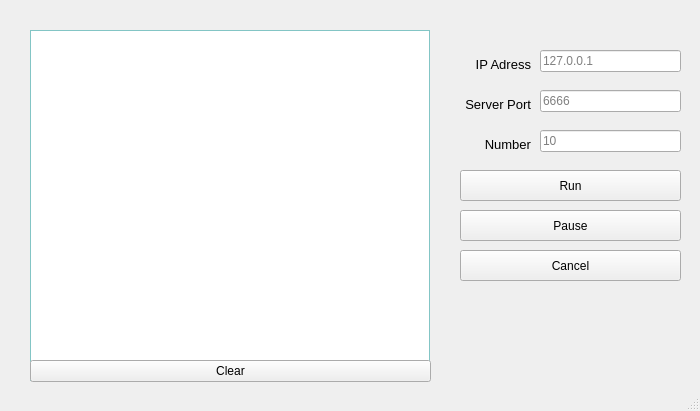
<?xml version="1.0" encoding="UTF-8"?>
<ui version="4.0">
 <class>MainWindow</class>
 <widget class="QMainWindow" name="MainWindow">
  <property name="geometry">
   <rect>
    <x>0</x>
    <y>0</y>
    <width>700</width>
    <height>411</height>
   </rect>
  </property>
  <property name="cursor">
   <cursorShape>ArrowCursor</cursorShape>
  </property>
  <property name="windowTitle">
   <string>MainWindow</string>
  </property>
  <widget class="QWidget" name="centralwidget">
   <widget class="QTextBrowser" name="textBrowser">
    <property name="geometry">
     <rect>
      <x>30</x>
      <y>30</y>
      <width>400</width>
      <height>351</height>
     </rect>
    </property>
    <property name="palette">
     <palette>
      <active>
       <colorrole role="WindowText">
        <brush brushstyle="SolidPattern">
         <color alpha="255">
          <red>0</red>
          <green>0</green>
          <blue>0</blue>
         </color>
        </brush>
       </colorrole>
       <colorrole role="Button">
        <brush brushstyle="SolidPattern">
         <color alpha="255">
          <red>170</red>
          <green>255</green>
          <blue>255</blue>
         </color>
        </brush>
       </colorrole>
       <colorrole role="Light">
        <brush brushstyle="SolidPattern">
         <color alpha="255">
          <red>255</red>
          <green>255</green>
          <blue>255</blue>
         </color>
        </brush>
       </colorrole>
       <colorrole role="Midlight">
        <brush brushstyle="SolidPattern">
         <color alpha="255">
          <red>212</red>
          <green>255</green>
          <blue>255</blue>
         </color>
        </brush>
       </colorrole>
       <colorrole role="Dark">
        <brush brushstyle="SolidPattern">
         <color alpha="255">
          <red>85</red>
          <green>127</green>
          <blue>127</blue>
         </color>
        </brush>
       </colorrole>
       <colorrole role="Mid">
        <brush brushstyle="SolidPattern">
         <color alpha="255">
          <red>113</red>
          <green>170</green>
          <blue>170</blue>
         </color>
        </brush>
       </colorrole>
       <colorrole role="Text">
        <brush brushstyle="SolidPattern">
         <color alpha="255">
          <red>0</red>
          <green>0</green>
          <blue>0</blue>
         </color>
        </brush>
       </colorrole>
       <colorrole role="BrightText">
        <brush brushstyle="SolidPattern">
         <color alpha="255">
          <red>255</red>
          <green>255</green>
          <blue>255</blue>
         </color>
        </brush>
       </colorrole>
       <colorrole role="ButtonText">
        <brush brushstyle="SolidPattern">
         <color alpha="255">
          <red>0</red>
          <green>0</green>
          <blue>0</blue>
         </color>
        </brush>
       </colorrole>
       <colorrole role="Base">
        <brush brushstyle="SolidPattern">
         <color alpha="255">
          <red>255</red>
          <green>255</green>
          <blue>255</blue>
         </color>
        </brush>
       </colorrole>
       <colorrole role="Window">
        <brush brushstyle="SolidPattern">
         <color alpha="255">
          <red>170</red>
          <green>255</green>
          <blue>255</blue>
         </color>
        </brush>
       </colorrole>
       <colorrole role="Shadow">
        <brush brushstyle="SolidPattern">
         <color alpha="255">
          <red>0</red>
          <green>0</green>
          <blue>0</blue>
         </color>
        </brush>
       </colorrole>
       <colorrole role="AlternateBase">
        <brush brushstyle="SolidPattern">
         <color alpha="255">
          <red>212</red>
          <green>255</green>
          <blue>255</blue>
         </color>
        </brush>
       </colorrole>
       <colorrole role="ToolTipBase">
        <brush brushstyle="SolidPattern">
         <color alpha="255">
          <red>255</red>
          <green>255</green>
          <blue>220</blue>
         </color>
        </brush>
       </colorrole>
       <colorrole role="ToolTipText">
        <brush brushstyle="SolidPattern">
         <color alpha="255">
          <red>0</red>
          <green>0</green>
          <blue>0</blue>
         </color>
        </brush>
       </colorrole>
      </active>
      <inactive>
       <colorrole role="WindowText">
        <brush brushstyle="SolidPattern">
         <color alpha="255">
          <red>0</red>
          <green>0</green>
          <blue>0</blue>
         </color>
        </brush>
       </colorrole>
       <colorrole role="Button">
        <brush brushstyle="SolidPattern">
         <color alpha="255">
          <red>170</red>
          <green>255</green>
          <blue>255</blue>
         </color>
        </brush>
       </colorrole>
       <colorrole role="Light">
        <brush brushstyle="SolidPattern">
         <color alpha="255">
          <red>255</red>
          <green>255</green>
          <blue>255</blue>
         </color>
        </brush>
       </colorrole>
       <colorrole role="Midlight">
        <brush brushstyle="SolidPattern">
         <color alpha="255">
          <red>212</red>
          <green>255</green>
          <blue>255</blue>
         </color>
        </brush>
       </colorrole>
       <colorrole role="Dark">
        <brush brushstyle="SolidPattern">
         <color alpha="255">
          <red>85</red>
          <green>127</green>
          <blue>127</blue>
         </color>
        </brush>
       </colorrole>
       <colorrole role="Mid">
        <brush brushstyle="SolidPattern">
         <color alpha="255">
          <red>113</red>
          <green>170</green>
          <blue>170</blue>
         </color>
        </brush>
       </colorrole>
       <colorrole role="Text">
        <brush brushstyle="SolidPattern">
         <color alpha="255">
          <red>0</red>
          <green>0</green>
          <blue>0</blue>
         </color>
        </brush>
       </colorrole>
       <colorrole role="BrightText">
        <brush brushstyle="SolidPattern">
         <color alpha="255">
          <red>255</red>
          <green>255</green>
          <blue>255</blue>
         </color>
        </brush>
       </colorrole>
       <colorrole role="ButtonText">
        <brush brushstyle="SolidPattern">
         <color alpha="255">
          <red>0</red>
          <green>0</green>
          <blue>0</blue>
         </color>
        </brush>
       </colorrole>
       <colorrole role="Base">
        <brush brushstyle="SolidPattern">
         <color alpha="255">
          <red>255</red>
          <green>255</green>
          <blue>255</blue>
         </color>
        </brush>
       </colorrole>
       <colorrole role="Window">
        <brush brushstyle="SolidPattern">
         <color alpha="255">
          <red>170</red>
          <green>255</green>
          <blue>255</blue>
         </color>
        </brush>
       </colorrole>
       <colorrole role="Shadow">
        <brush brushstyle="SolidPattern">
         <color alpha="255">
          <red>0</red>
          <green>0</green>
          <blue>0</blue>
         </color>
        </brush>
       </colorrole>
       <colorrole role="AlternateBase">
        <brush brushstyle="SolidPattern">
         <color alpha="255">
          <red>212</red>
          <green>255</green>
          <blue>255</blue>
         </color>
        </brush>
       </colorrole>
       <colorrole role="ToolTipBase">
        <brush brushstyle="SolidPattern">
         <color alpha="255">
          <red>255</red>
          <green>255</green>
          <blue>220</blue>
         </color>
        </brush>
       </colorrole>
       <colorrole role="ToolTipText">
        <brush brushstyle="SolidPattern">
         <color alpha="255">
          <red>0</red>
          <green>0</green>
          <blue>0</blue>
         </color>
        </brush>
       </colorrole>
      </inactive>
      <disabled>
       <colorrole role="WindowText">
        <brush brushstyle="SolidPattern">
         <color alpha="255">
          <red>85</red>
          <green>127</green>
          <blue>127</blue>
         </color>
        </brush>
       </colorrole>
       <colorrole role="Button">
        <brush brushstyle="SolidPattern">
         <color alpha="255">
          <red>170</red>
          <green>255</green>
          <blue>255</blue>
         </color>
        </brush>
       </colorrole>
       <colorrole role="Light">
        <brush brushstyle="SolidPattern">
         <color alpha="255">
          <red>255</red>
          <green>255</green>
          <blue>255</blue>
         </color>
        </brush>
       </colorrole>
       <colorrole role="Midlight">
        <brush brushstyle="SolidPattern">
         <color alpha="255">
          <red>212</red>
          <green>255</green>
          <blue>255</blue>
         </color>
        </brush>
       </colorrole>
       <colorrole role="Dark">
        <brush brushstyle="SolidPattern">
         <color alpha="255">
          <red>85</red>
          <green>127</green>
          <blue>127</blue>
         </color>
        </brush>
       </colorrole>
       <colorrole role="Mid">
        <brush brushstyle="SolidPattern">
         <color alpha="255">
          <red>113</red>
          <green>170</green>
          <blue>170</blue>
         </color>
        </brush>
       </colorrole>
       <colorrole role="Text">
        <brush brushstyle="SolidPattern">
         <color alpha="255">
          <red>85</red>
          <green>127</green>
          <blue>127</blue>
         </color>
        </brush>
       </colorrole>
       <colorrole role="BrightText">
        <brush brushstyle="SolidPattern">
         <color alpha="255">
          <red>255</red>
          <green>255</green>
          <blue>255</blue>
         </color>
        </brush>
       </colorrole>
       <colorrole role="ButtonText">
        <brush brushstyle="SolidPattern">
         <color alpha="255">
          <red>85</red>
          <green>127</green>
          <blue>127</blue>
         </color>
        </brush>
       </colorrole>
       <colorrole role="Base">
        <brush brushstyle="SolidPattern">
         <color alpha="255">
          <red>170</red>
          <green>255</green>
          <blue>255</blue>
         </color>
        </brush>
       </colorrole>
       <colorrole role="Window">
        <brush brushstyle="SolidPattern">
         <color alpha="255">
          <red>170</red>
          <green>255</green>
          <blue>255</blue>
         </color>
        </brush>
       </colorrole>
       <colorrole role="Shadow">
        <brush brushstyle="SolidPattern">
         <color alpha="255">
          <red>0</red>
          <green>0</green>
          <blue>0</blue>
         </color>
        </brush>
       </colorrole>
       <colorrole role="AlternateBase">
        <brush brushstyle="SolidPattern">
         <color alpha="255">
          <red>170</red>
          <green>255</green>
          <blue>255</blue>
         </color>
        </brush>
       </colorrole>
       <colorrole role="ToolTipBase">
        <brush brushstyle="SolidPattern">
         <color alpha="255">
          <red>255</red>
          <green>255</green>
          <blue>220</blue>
         </color>
        </brush>
       </colorrole>
       <colorrole role="ToolTipText">
        <brush brushstyle="SolidPattern">
         <color alpha="255">
          <red>0</red>
          <green>0</green>
          <blue>0</blue>
         </color>
        </brush>
       </colorrole>
      </disabled>
     </palette>
    </property>
    <property name="frameShadow">
     <enum>QFrame::Sunken</enum>
    </property>
   </widget>
   <widget class="QPushButton" name="btn_Run">
    <property name="geometry">
     <rect>
      <x>460</x>
      <y>170</y>
      <width>221</width>
      <height>31</height>
     </rect>
    </property>
    <property name="text">
     <string>Run</string>
    </property>
    <property name="flat">
     <bool>false</bool>
    </property>
   </widget>
   <widget class="QLineEdit" name="lineEdit_IP_Address">
    <property name="geometry">
     <rect>
      <x>540</x>
      <y>50</y>
      <width>141</width>
      <height>22</height>
     </rect>
    </property>
    <property name="placeholderText">
     <string>127.0.0.1</string>
    </property>
   </widget>
   <widget class="QLabel" name="label_IP_Address">
    <property name="geometry">
     <rect>
      <x>430</x>
      <y>50</y>
      <width>101</width>
      <height>22</height>
     </rect>
    </property>
    <property name="font">
     <font>
      <family>Arial</family>
      <pointsize>10</pointsize>
      <weight>50</weight>
      <bold>false</bold>
     </font>
    </property>
    <property name="text">
     <string>IP Adress</string>
    </property>
    <property name="alignment">
     <set>Qt::AlignBottom|Qt::AlignRight|Qt::AlignTrailing</set>
    </property>
   </widget>
   <widget class="QLabel" name="label_Number">
    <property name="geometry">
     <rect>
      <x>430</x>
      <y>130</y>
      <width>101</width>
      <height>22</height>
     </rect>
    </property>
    <property name="font">
     <font>
      <family>Arial</family>
      <pointsize>10</pointsize>
      <weight>50</weight>
      <bold>false</bold>
     </font>
    </property>
    <property name="text">
     <string>Number</string>
    </property>
    <property name="alignment">
     <set>Qt::AlignBottom|Qt::AlignRight|Qt::AlignTrailing</set>
    </property>
   </widget>
   <widget class="QLineEdit" name="lineEdit_Number">
    <property name="geometry">
     <rect>
      <x>540</x>
      <y>130</y>
      <width>141</width>
      <height>22</height>
     </rect>
    </property>
    <property name="text">
     <string/>
    </property>
    <property name="placeholderText">
     <string>10</string>
    </property>
   </widget>
   <widget class="QLineEdit" name="lineEdit_Server_Port">
    <property name="geometry">
     <rect>
      <x>540</x>
      <y>90</y>
      <width>141</width>
      <height>22</height>
     </rect>
    </property>
    <property name="text">
     <string/>
    </property>
    <property name="placeholderText">
     <string>6666</string>
    </property>
   </widget>
   <widget class="QLabel" name="label_Server_Port">
    <property name="geometry">
     <rect>
      <x>430</x>
      <y>90</y>
      <width>101</width>
      <height>22</height>
     </rect>
    </property>
    <property name="font">
     <font>
      <family>Arial</family>
      <pointsize>10</pointsize>
      <weight>50</weight>
      <bold>false</bold>
     </font>
    </property>
    <property name="text">
     <string>Server Port</string>
    </property>
    <property name="alignment">
     <set>Qt::AlignBottom|Qt::AlignRight|Qt::AlignTrailing</set>
    </property>
   </widget>
   <widget class="QPushButton" name="btn_Clear">
    <property name="geometry">
     <rect>
      <x>30</x>
      <y>360</y>
      <width>401</width>
      <height>22</height>
     </rect>
    </property>
    <property name="text">
     <string>Clear</string>
    </property>
   </widget>
   <widget class="QPushButton" name="btn_Pause">
    <property name="geometry">
     <rect>
      <x>460</x>
      <y>210</y>
      <width>221</width>
      <height>31</height>
     </rect>
    </property>
    <property name="text">
     <string>Pause</string>
    </property>
    <property name="flat">
     <bool>false</bool>
    </property>
   </widget>
   <widget class="QPushButton" name="btn_send_Cancel">
    <property name="geometry">
     <rect>
      <x>460</x>
      <y>250</y>
      <width>221</width>
      <height>31</height>
     </rect>
    </property>
    <property name="text">
     <string>Cancel</string>
    </property>
    <property name="flat">
     <bool>false</bool>
    </property>
   </widget>
  </widget>
  <widget class="QStatusBar" name="statusbar"/>
 </widget>
 <resources/>
 <connections/>
</ui>
